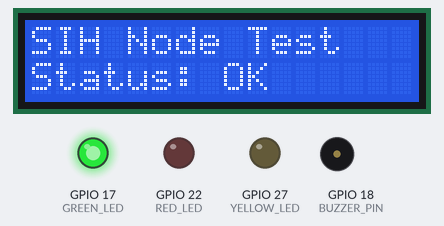
A program run on a simulated Raspberry Pi (BCM pin numbers). Parts: 16×2 character LCD, output pins drawn as LEDs (lit = HIGH), buzzer (waves = sounding). What the program prints to the terminal is not drawn. At 4.2 s the program stops and its outputs stay as they are.

Above: at 0.1 s.
At 1.2 s:
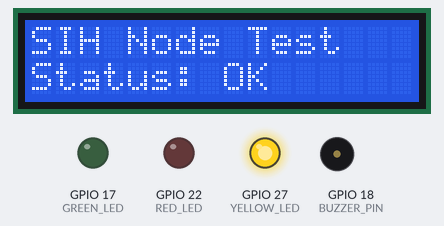
At 2.3 s:
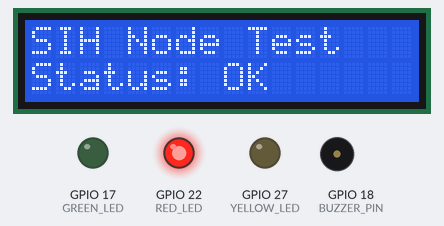
At 3.3 s:
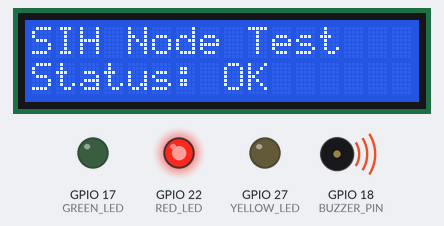
At 4.3 s:
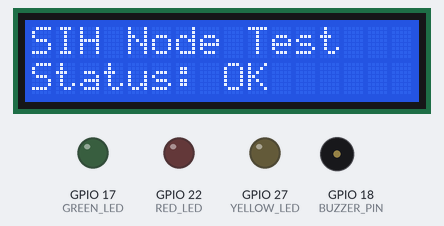
Timing chart, 0 to 5.7 s (numbered marks = the images above):
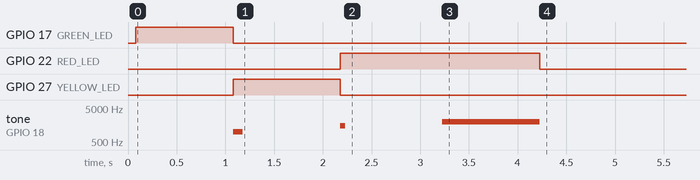

The program:

hardware_control.py
```python
import time
import sys

# Hardware Pin Definitions
GREEN_LED = 17
YELLOW_LED = 27
RED_LED = 22
BUZZER_PIN = 18

PI_HARDWARE_AVAILABLE = False
try:
    import RPi.GPIO as GPIO
    import smbus
    PI_HARDWARE_AVAILABLE = True
except ImportError:
    pass

class LCDMock:
    def lcd_init(self): pass
    def lcd_display_string(self, string, line):
        print(f"[LCD Mock] Line {line}: {string}")
    def lcd_clear(self): pass

# Actual working PCF8574 I2C 1602 LCD Driver
class I2CLCDDriver:
    def __init__(self, address=0x27):
        self.address = address
        self.mock = False
        if PI_HARDWARE_AVAILABLE:
            try:
                self.bus = smbus.SMBus(1)
                self.lcd_write(0x33) # Initialize
                self.lcd_write(0x32) # Set to 4-bit mode
                self.lcd_write(0x28) # 2 line, 5x7 matrix
                self.lcd_write(0x0C) # Display on, cursor off
                self.lcd_write(0x06) # Increment cursor
                self.lcd_write(0x01) # Clear display
                time.sleep(0.005)
            except Exception as e:
                print(f"Failed to initialize actual I2C LCD: {e}. Using mock.")
                self.mock = True
                self.lcd = LCDMock()
        else:
            self.mock = True
            self.lcd = LCDMock()

    def write_cmd(self, cmd):
        self.bus.write_byte(self.address, cmd)

    def lcd_write(self, cmd, mode=0):
        # mode: 0 for command, 1 for data
        backlight = 0x08  # 0x08 is Backlight ON, 0x00 is Backlight OFF
        high_nibble = (cmd & 0xF0) | backlight | mode
        low_nibble = ((cmd << 4) & 0xF0) | backlight | mode

        # Write high nibble
        self.write_cmd(high_nibble | 0x04) # EN High
        time.sleep(0.0005)
        self.write_cmd(high_nibble & ~0x04) # EN Low
        time.sleep(0.0001)

        # Write low nibble
        self.write_cmd(low_nibble | 0x04) # EN High
        time.sleep(0.0005)
        self.write_cmd(low_nibble & ~0x04) # EN Low
        time.sleep(0.0001)

    def lcd_display_string(self, string, line):
        if self.mock:
            self.lcd.lcd_display_string(string, line)
            return

        # Select LCD line position
        if line == 1:
            self.lcd_write(0x80)
        elif line == 2:
            self.lcd_write(0xC0)

        # Print string characters
        for char in string[:16]:
            self.lcd_write(ord(char), 1)

    def lcd_clear(self):
        if self.mock:
            self.lcd.lcd_clear()
            return
        self.lcd_write(0x01)
        time.sleep(0.005)

class HardwareController:
    def __init__(self):
        self.current_risk = "NORMAL"
        self.lcd = I2CLCDDriver()

        if PI_HARDWARE_AVAILABLE:
            GPIO.setmode(GPIO.BCM)
            GPIO.setwarnings(False)
            GPIO.setup(GREEN_LED, GPIO.OUT)
            GPIO.setup(YELLOW_LED, GPIO.OUT)
            GPIO.setup(RED_LED, GPIO.OUT)
            GPIO.setup(BUZZER_PIN, GPIO.OUT)
            self.pwm = GPIO.PWM(BUZZER_PIN, 1000) # 1kHz
            self.pwm.start(0)
            print("RPi GPIO Hardware controller initialized.")
        else:
            print("Running in hardware simulation mode (no actual Pi GPIO found).")

    def set_alert_level(self, risk_level):
        """Sets the LED and buzzer alert levels based on risk."""
        self.current_risk = risk_level.upper()

        if PI_HARDWARE_AVAILABLE:
            # Clear all LEDs first
            GPIO.output(GREEN_LED, GPIO.LOW)
            GPIO.output(YELLOW_LED, GPIO.LOW)
            GPIO.output(RED_LED, GPIO.LOW)
            self.pwm.ChangeDutyCycle(0)

            if self.current_risk == "NORMAL":
                GPIO.output(GREEN_LED, GPIO.HIGH)
            elif self.current_risk == "WARNING":
                GPIO.output(YELLOW_LED, GPIO.HIGH)
                # Intermittent buzzer
                self.pwm.ChangeFrequency(1000)
                self.pwm.ChangeDutyCycle(10)
                time.sleep(0.1)
                self.pwm.ChangeDutyCycle(0)
            elif self.current_risk == "HIGH":
                GPIO.output(RED_LED, GPIO.HIGH)
                # Faster intermittent buzzer
                self.pwm.ChangeFrequency(1500)
                self.pwm.ChangeDutyCycle(30)
                time.sleep(0.05)
                self.pwm.ChangeDutyCycle(0)
            elif self.current_risk == "CRITICAL":
                GPIO.output(RED_LED, GPIO.HIGH)
                # Continuous alarm
                self.pwm.ChangeFrequency(2000)
                self.pwm.ChangeDutyCycle(50)
        else:
            # Console simulation output
            print(f"[ALERT STATE] -> {self.current_risk}")
            if self.current_risk == "NORMAL":
                print("  [Green LED: ON]  [Yellow LED: OFF] [Red LED: OFF] [Buzzer: OFF]")
            elif self.current_risk == "WARNING":
                print("  [Green LED: OFF] [Yellow LED: ON]  [Red LED: OFF] [Buzzer: INTERMITTENT]")
            elif self.current_risk == "HIGH":
                print("  [Green LED: OFF] [Yellow LED: OFF] [Red LED: ON]  [Buzzer: FAST]")
            elif self.current_risk == "CRITICAL":
                print("  [Green LED: OFF] [Yellow LED: OFF] [Red LED: ON]  [Buzzer: CONTINUOUS ALARM]")

    def display_status(self, line1, line2):
        """Displays status messages on the LCD screen."""
        self.lcd.lcd_clear()
        self.lcd.lcd_display_string(line1[:16], 1)
        self.lcd.lcd_display_string(line2[:16], 2)

    def cleanup(self):
        if PI_HARDWARE_AVAILABLE:
            self.pwm.stop()
            GPIO.cleanup()
            print("GPIO Cleanup complete.")

if __name__ == "__main__":
    controller = HardwareController()
    try:
        print("Testing alerting levels...")
        controller.display_status("SIH Node Test", "Status: OK")
        for level in ["NORMAL", "WARNING", "HIGH", "CRITICAL"]:
            controller.set_alert_level(level)
            time.sleep(1)
    finally:
        controller.cleanup()
```

Measured:
- by itself, GPIO 17 (GREEN_LED): LOW → HIGH at 0.08 s, → LOW 1.0 s later
- by itself, GPIO 22 (RED_LED): LOW → HIGH at 2.2 s, → LOW 2.1 s later
- by itself, GPIO 27 (YELLOW_LED): LOW → HIGH at 1.1 s, → LOW 1.1 s later
- by itself, tone on GPIO 18 (BUZZER_PIN): plays 1000 Hz for 0.10 s, 1500 Hz for 0.05 s, 2000 Hz for 1.0 s
